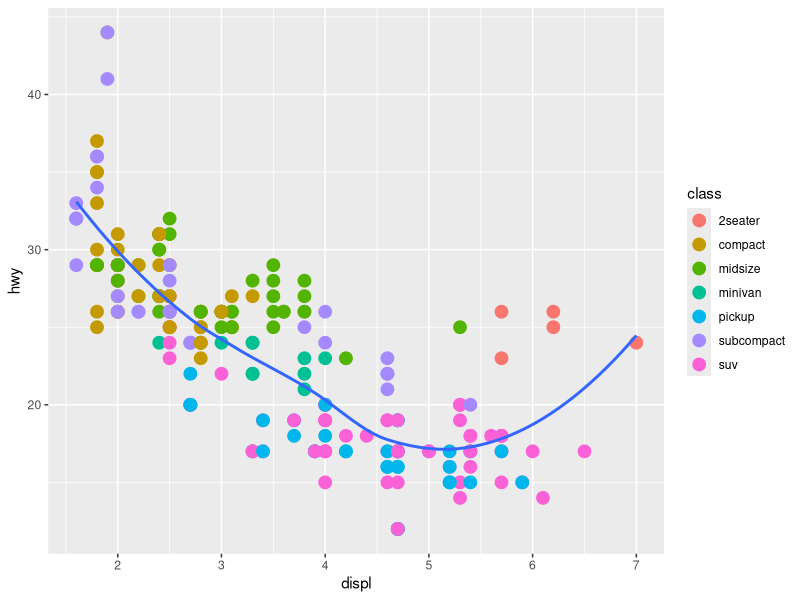
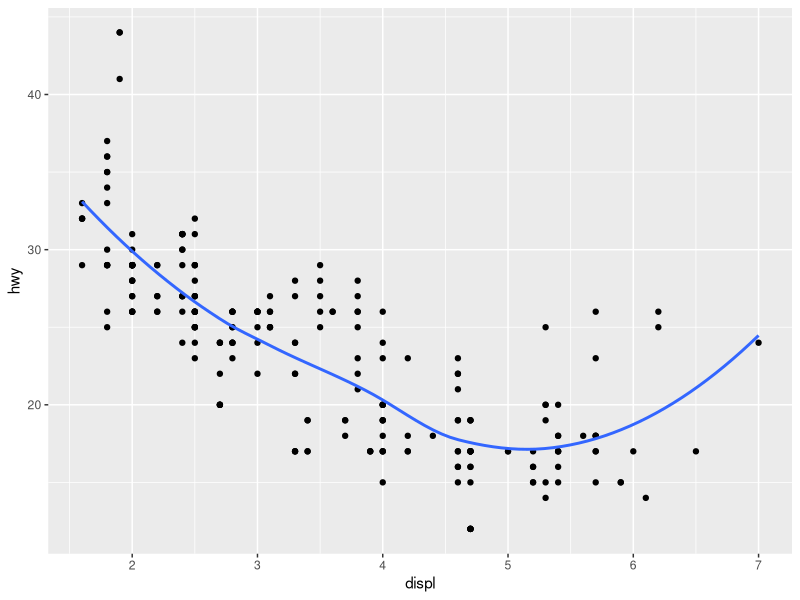
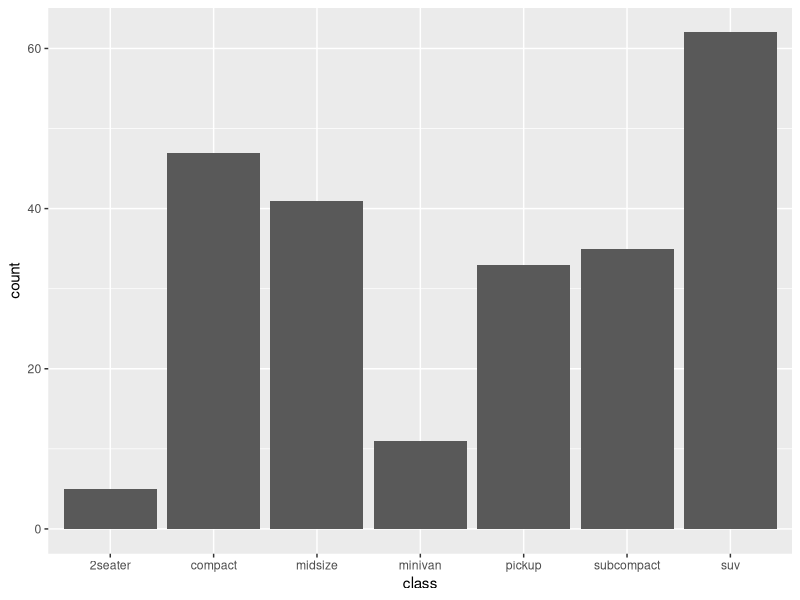
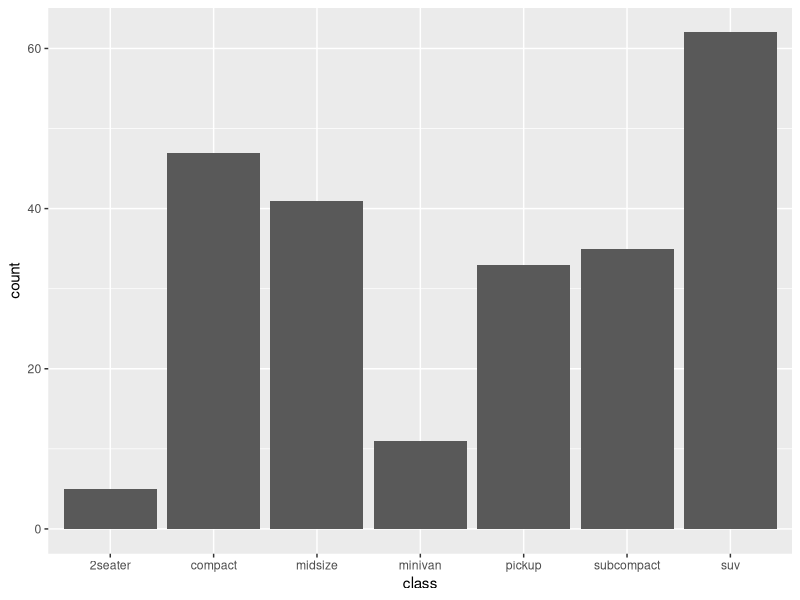
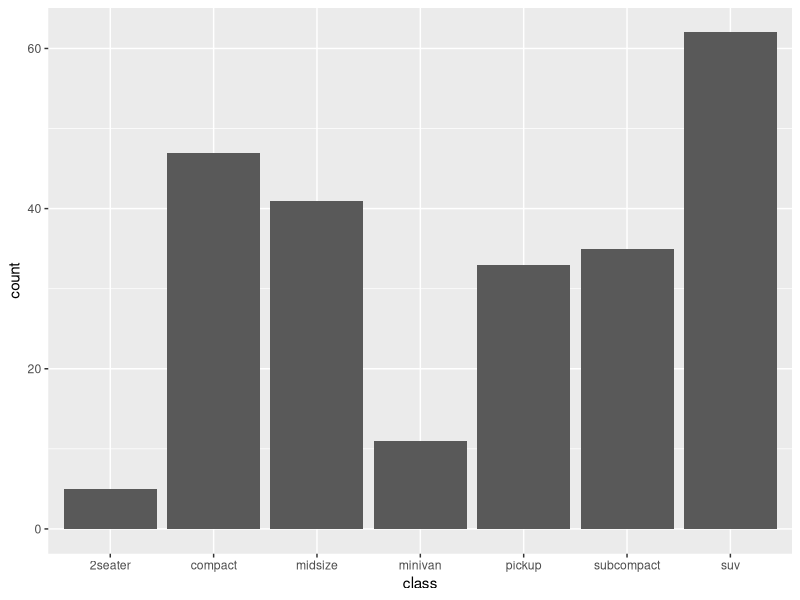
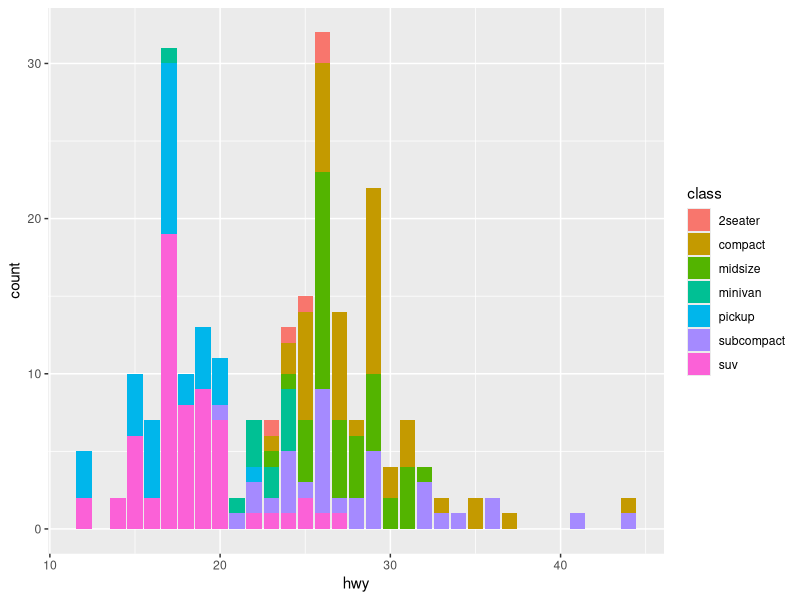
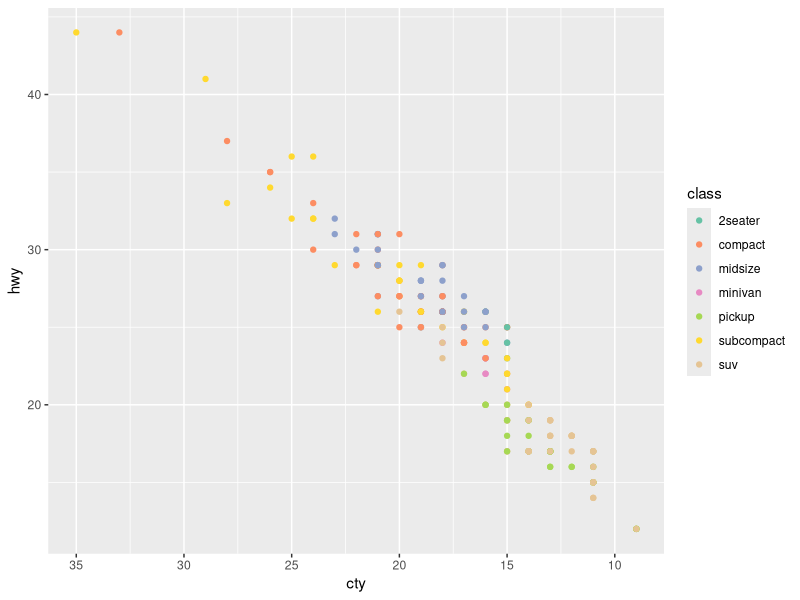
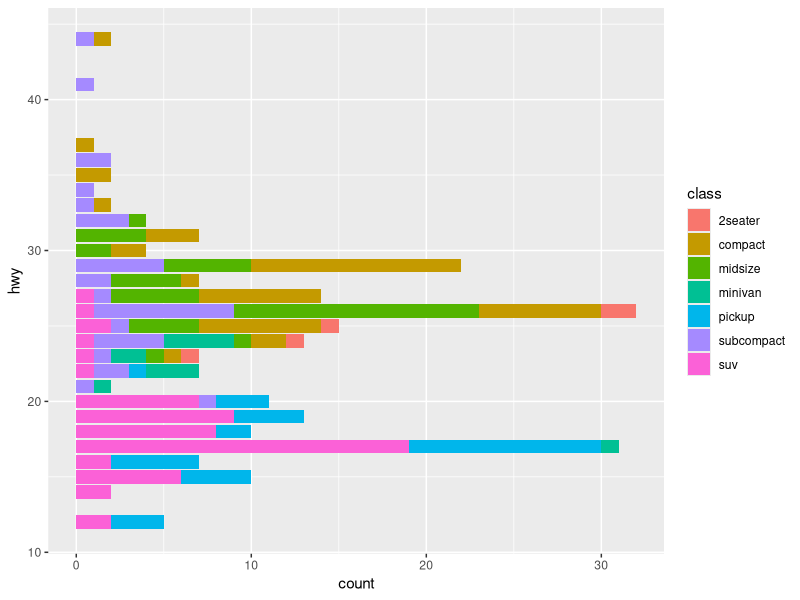

Here is the R script that generated these plots, in order:
# Exercise 1: ggplot2 basics

# Install and load `ggplot2`
# You will also want to load `dplyr`
library(ggplot2)
library(dplyr)
##### In Class Excerise: plot the mpg data set, with highway milage on the x-axis and engine    02/07/2017
##### displacement on the y-axis:

ggplot(data = mpg) +
    geom_point(mapping = aes(x = displ, y = hwy, color = class), size = 4) +
    geom_smooth(mapping = aes(x = displ, y=hwy), se = FALSE)
#  |
#  V

ggplot(data = mpg, mapping = aes(x = displ, y = hwy)) +
  geom_point()+
  geom_smooth(se = FALSE)

ggplot(data = mpg) +
  geom_bar(mapping = aes(x = class))

# ==
  
ggplot(data = mpg) +
    stat_count(mapping = aes(x=class))

ggplot(data = mpg) +
    geom_bar(mapping = aes(x = class), stat = "count")

ggplot(data = mpg) +
    stat_count(mapping = aes(x = hwy, fill = class)) #Bar Charts Are FILL NOT COLOR. Color will only outline.

ggplot(data = mpg) +
    geom_point(mapping = aes(x = cty, y = hwy, color = class)) +
      scale_x_reverse() +
        scale_color_brewer(palette = "Set2") ##Or can use scale_color_hue(l= , c= )

ggplot(data = mpg) +
  geom_bar(mapping = aes(x = hwy, fill = class)) +
    coord_flip()

ggplot(mpg, aes(x = factor(1), fill = factor(cyl))) +
    geom_bar(width = 1) +
      coord_polar(theta = "y")

ggplot (data = mpg) +
  geom_point(mapping = aes(x = displ, y = hwy, color = class)) +
    facet_wrap(~class + cyl, nrow = 5)  ## ~ represents its a formula, "as a function of"


# For this exercise you'll be working with the `diamonds` data set included in the ggplot2 library
# Use `?diamonds` to get more information about this data set (including the column descriptions
# Also check the _column names_ and the _number of rows_ in the data set
View(diamonds)

# This data set has a lot of rows. To make things a bit more readable,
# use dplyr's `sample_n()` function to get a random 1000 rows from the data set
# Store this sample in a variable `diamonds.sample`
diamonds.sample <- sample_n(diamonds, 1000)

# Start by making a new `ggplot` with the `diamonds.sample` as the data (no geometry yet)
# What do you see?
ggplot(data = diamonds.sample)

# Draw a scatter plot (with point geometry) with for the `diamonds.sample` set,
# with the `carat` mapped to the x-position and `price` mapped to the y-position.

ggplot(data = diamonds.sample, mapping = aes(x = carat, y = price)) +
  geom_point()
# Draw the same plot as above, but color each of the points based on their clarity.

ggplot(data = diamonds.sample, mapping = aes(x = carat, y = price, color = clarity)) +
  geom_point()

# Draw the same plot as above, but for the entire `diamonds` data set. Note this may take
# a few seconds to generate.

ggplot(data = diamonds, mapping = aes(x = carat, y = price, color = clarity)) +
  geom_point()

# Draw another scatter plot for `diamonds.sample` of price (y) by carat (x),
# but with all of the dots colored "blue".
# Hint: you'll need to set the color channel, not map a value to it!

ggplot(data = diamonds.sample, mapping = aes(y = price, x = carat)) +
  geom_point(color = "blue")

# Draw a scatter plot for `diamonds.sample` of `price` by `carat`, where each
# point has an aesthetic _shape_ based on the diamond's `cut`.

ggplot(data = diamonds.sample, mapping = aes(y = price, x = carat, shape = cut)) +
    geom_point()

# Draw a scatter plot for `diamonds.sample` of *`cut`* by `carat`, where each
# point has an aesthetic _size_ based on the diamond's *`price`*

ggplot(data = diamonds.sample, mapping = aes(y = cut, x = carat, size = price, color = price)) +
  geom_point()


# Try coloring the above plot based on the diamond's price!


# Draw a line plot (with line geometry) for `diamonds.sample`. The x-position should be mapped to
# carat, y-position to price, and color to carat.


# That's kind of messy. Try using `smooth` geometry instead.


# Draw a plot with bar geometry (a bar chart), mapping the diamond's `cut` to the x-axis


# Add an aesthetic property that will _fill_ each bar geometry based on the `clarity` of the diamonds
# What kind of chart do you get?


# Draw a histogram of diamond prices.
# Try mapping each bar based on clarity as well!


# (For a more traditional "bell-curve", make a histogram of diamond `depths`)

# Draw a plot of the `diamonds.sample` data (price by carat), with both points for each
# diamond AND smoothed lines for each cut (hint: in a separate color)
# Making the points have some `alpha` transparency will make the plot look nicer

# multiple geoms (point & smooth)


## Bonus
# Draw a bar chart of average diamond prices by clarity, and include "error bars" marking
# the standard error of each measurement.
#
# You can calculate standard error as the _standard deviation_ divided by the square root
# of the number of measurements (prices)

# Start by creating a data frame `diamond.summary` that includes summarized data for each clarity group.
# Your summary data shuld include the mean price and the standard error of the price.


# Then draw the plot. The error bars should stretch from the mean-error to the mean+error.
